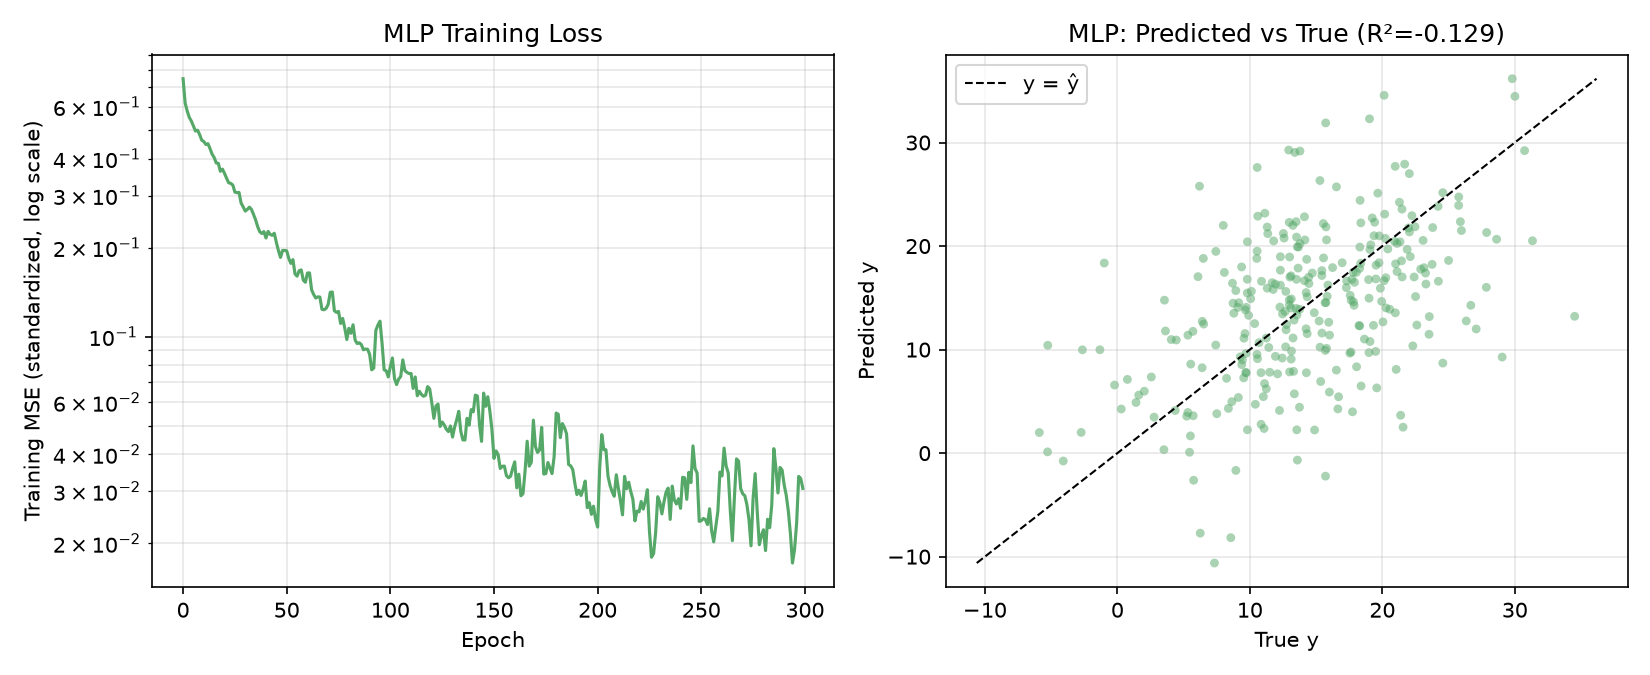

Write Python code to recreate this figure.
"""
任务 2.2：将任务 2.01_一、机器学习深度学习基础知识问答 的线性模型改造为全连接神经网络（MLP），
在相同的数据、划分、标准化流程下重新完成实验，便于与线性模型直接对比。
"""

import numpy as np
import torch
import torch.nn as nn
from sklearn.datasets import make_friedman1
from sklearn.model_selection import train_test_split
from sklearn.preprocessing import StandardScaler
from sklearn.metrics import mean_squared_error, r2_score
import matplotlib.pyplot as plt

torch.manual_seed(42)
np.random.seed(42)

# ---------------------------------------------------------------
# 01_一、机器学习深度学习基础知识问答. 数据生成（与任务 2.01_一、机器学习深度学习基础知识问答 完全相同，保证两次实验可比）
# ---------------------------------------------------------------
X, y = make_friedman1(n_samples=1500, n_features=10, noise=5.0, random_state=42)

# ---------------------------------------------------------------
# 2. 划分训练集 / 测试集（同样的 random_state）
# ---------------------------------------------------------------
X_train, X_test, y_train, y_test = train_test_split(
    X, y, test_size=0.2, random_state=42
)

# ---------------------------------------------------------------
# 3. 标准化（同任务 2.01_一、机器学习深度学习基础知识问答）
# ---------------------------------------------------------------
x_scaler = StandardScaler().fit(X_train)
y_scaler = StandardScaler().fit(y_train.reshape(-1, 1))

X_train_s = x_scaler.transform(X_train)
X_test_s = x_scaler.transform(X_test)
y_train_s = y_scaler.transform(y_train.reshape(-1, 1))
y_test_s = y_scaler.transform(y_test.reshape(-1, 1))

X_train_t = torch.tensor(X_train_s, dtype=torch.float32)
y_train_t = torch.tensor(y_train_s, dtype=torch.float32)
X_test_t = torch.tensor(X_test_s, dtype=torch.float32)
y_test_t = torch.tensor(y_test_s, dtype=torch.float32)

train_dataset = torch.utils.data.TensorDataset(X_train_t, y_train_t)
train_loader = torch.utils.data.DataLoader(train_dataset, batch_size=64, shuffle=True)

# ---------------------------------------------------------------
# 4. 模型定义：全连接神经网络（MLP）
#    结构：10 -> 64 (ReLU) -> 32 (ReLU) -> 01_一、机器学习深度学习基础知识问答
#    比线性模型多了两个隐藏层和非线性激活函数
# ---------------------------------------------------------------
class MLPModel(nn.Module):
    def __init__(self, in_features, hidden1=64, hidden2=32):
        super().__init__()
        self.net = nn.Sequential(
            nn.Linear(in_features, hidden1),
            nn.ReLU(),
            nn.Linear(hidden1, hidden2),
            nn.ReLU(),
            nn.Linear(hidden2, 1),
        )

    def forward(self, x):
        return self.net(x)


model = MLPModel(in_features=X_train.shape[1])
n_params = sum(p.numel() for p in model.parameters())
print(f"MLP 可训练参数量: {n_params}")

criterion = nn.MSELoss()
optimizer = torch.optim.Adam(model.parameters(), lr=0.005)

# ---------------------------------------------------------------
# 5. 训练
# ---------------------------------------------------------------
epochs = 300
loss_history = []

for epoch in range(1, epochs + 1):
    model.train()
    epoch_losses = []
    for xb, yb in train_loader:
        optimizer.zero_grad()
        pred = model(xb)
        loss = criterion(pred, yb)
        loss.backward()
        optimizer.step()
        epoch_losses.append(loss.item())
    loss_history.append(np.mean(epoch_losses))

    if epoch % 50 == 0:
        print(f"Epoch {epoch:3d} | Train MSE (standardized): {loss_history[-1]:.4f}")

# ---------------------------------------------------------------
# 6. 测试集评估（还原到原始 y 尺度）
# ---------------------------------------------------------------
model.eval()
with torch.no_grad():
    pred_test_s = model(X_test_t).numpy()

pred_test = y_scaler.inverse_transform(pred_test_s).ravel()

mse = mean_squared_error(y_test, pred_test)
rmse = np.sqrt(mse)
mae = np.mean(np.abs(y_test - pred_test))
r2 = r2_score(y_test, pred_test)

print("\n===== 测试集结果 (MLP) =====")
print(f"MSE : {mse:.4f}")
print(f"RMSE: {rmse:.4f}")
print(f"MAE : {mae:.4f}")
print(f"R^2 : {r2:.4f}")

# ---------------------------------------------------------------
# 7. 可视化
# ---------------------------------------------------------------
fig, axes = plt.subplots(1, 2, figsize=(11, 4.5))

axes[0].plot(loss_history, color="#55A868")
axes[0].set_yscale("log")
axes[0].set_xlabel("Epoch")
axes[0].set_ylabel("Training MSE (standardized, log scale)")
axes[0].set_title("MLP Training Loss")
axes[0].grid(alpha=0.3, which="both")

axes[1].scatter(y_test, pred_test, alpha=0.5, s=18, color="#55A868", edgecolor="none")
lims = [min(y_test.min(), pred_test.min()), max(y_test.max(), pred_test.max())]
axes[1].plot(lims, lims, "k--", linewidth=1, label="y = ŷ")
axes[1].set_xlabel("True y")
axes[1].set_ylabel("Predicted y")
axes[1].set_title(f"MLP: Predicted vs True (R²={r2:.3f})")
axes[1].legend()
axes[1].grid(alpha=0.3)

plt.tight_layout()
plt.savefig("mlp_noise=5.0.png", dpi=150)
plt.show()
